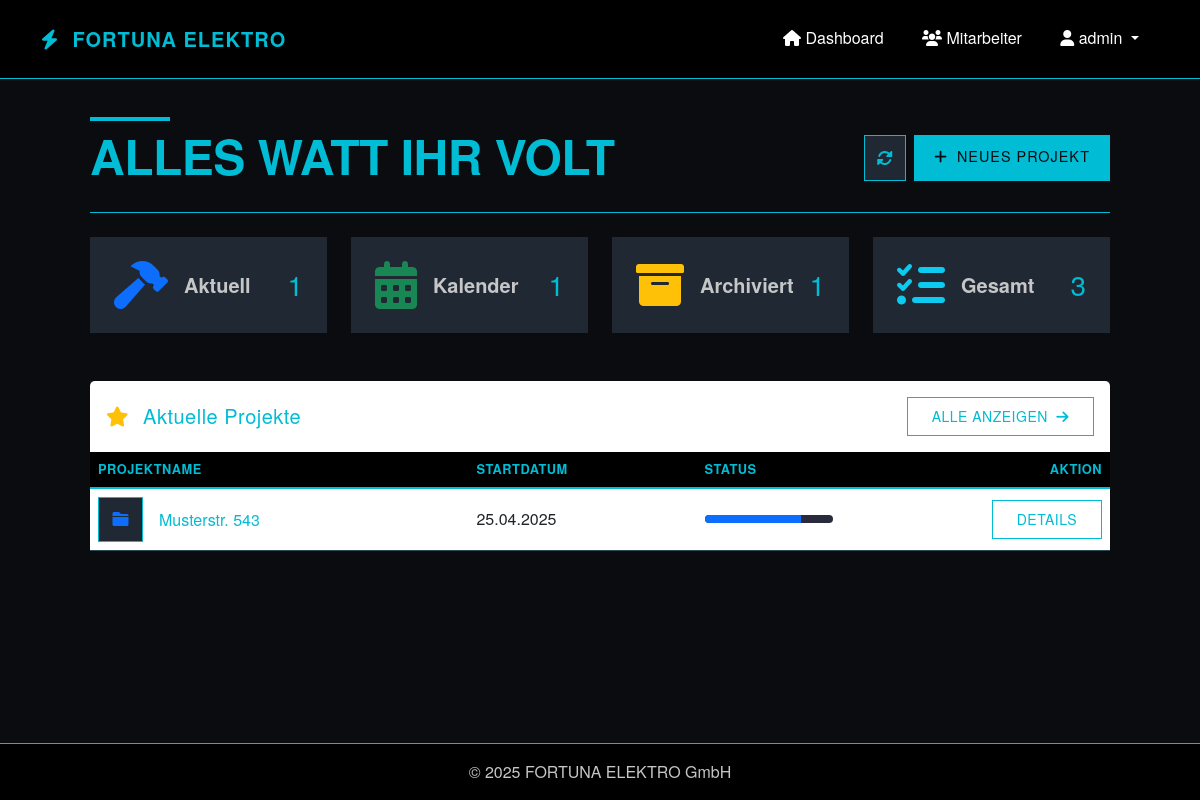
Page / (signed in) on the earlier database version.
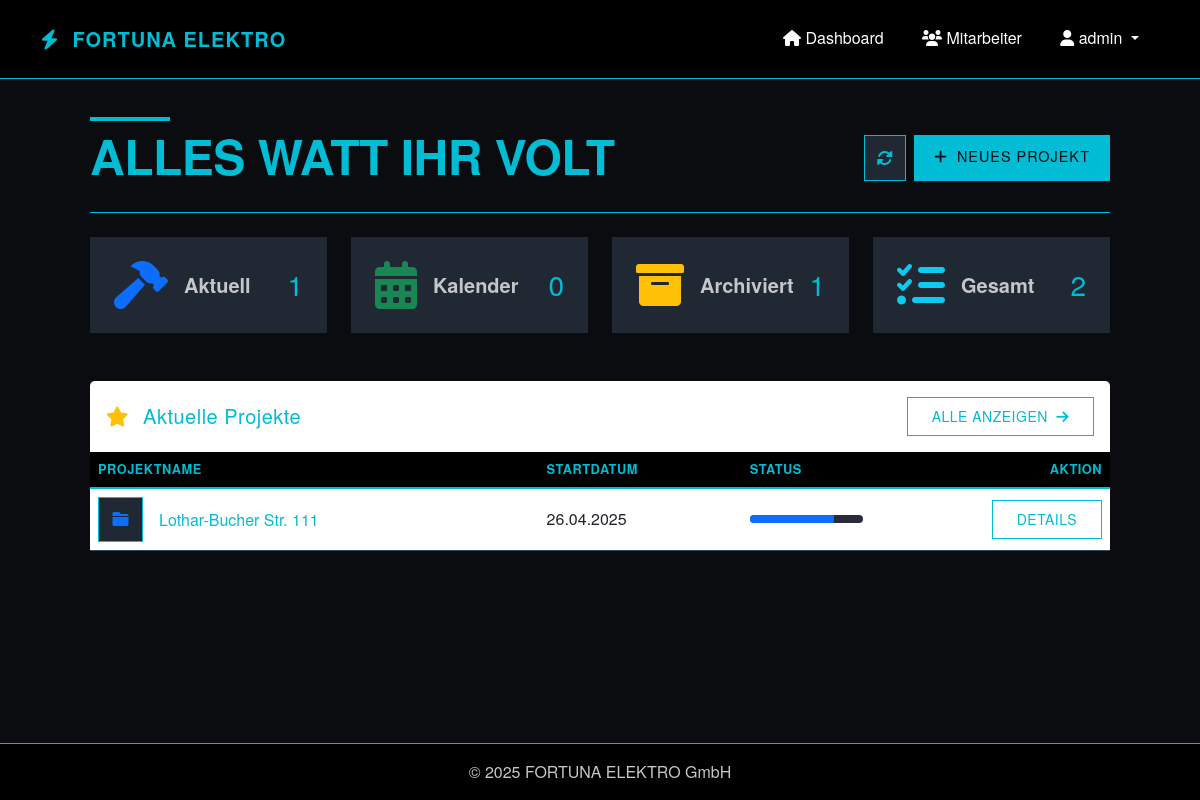
Same page on the later database version.
### app/models/user.py (models this page shows, shortened)
class User(UserMixin, db.Model):
    id = db.Column(db.Integer, primary_key=True)
    username = db.Column(db.String(64), unique=True, nullable=False)
    password_hash = db.Column(db.String(128), nullable=False)
    role = db.Column(db.String(20), nullable=False, default='installateur')  # 'admin' oder 'installateur'
    is_active = db.Column(db.Boolean, default=True)
    created_at = db.Column(db.DateTime, default=datetime.utcnow)
    projects = db.relationship('Project', backref='creator', lazy='dynamic')
    files = db.relationship('File', backref='uploader', lazy='dynamic')
    timesheets = db.relationship('Timesheet', backref='employee', lazy='dynamic')
    def is_admin(self):
        return self.role == 'admin'

### app/models/project.py (models this page shows, shortened)
class Project(db.Model):
    id = db.Column(db.Integer, primary_key=True)
    name = db.Column(db.String(128), nullable=False)  # Adresse als Projektname
    description = db.Column(db.Text)
    start_date = db.Column(db.DateTime, default=datetime.utcnow)
    end_date = db.Column(db.DateTime)
    status = db.Column(db.String(20), default='in_bearbeitung')  # 'in_bearbeitung', 'abgeschlossen', 'archiviert'
    creator_id = db.Column(db.Integer, db.ForeignKey('user.id'), nullable=False)
    files = db.relationship('File', backref='project', lazy='dynamic', cascade='all, delete-orphan')
    timesheets = db.relationship('Timesheet', backref='project', lazy='dynamic', cascade='all, delete-orphan')

### app/routes/dashboard.py (the view)
@dashboard.route('/')
@login_required
def index():
    in_progress = Project.query.filter_by(status='in_bearbeitung').order_by(Project.start_date.desc()).all()
    completed = Project.query.filter_by(status='abgeschlossen').order_by(Project.start_date.desc()).all()
    archived = Project.query.filter_by(status='archiviert').order_by(Project.start_date.desc()).all()
    return render_template(
        'dashboard/index.html',
        title='Dashboard',
        in_progress=in_progress,
        completed=completed,
        archived=archived
    )

### app/models/user.py (called while the page is built)
@login_manager.user_loader
def load_user(id):
    return User.query.get(int(id))

### app/templates/dashboard/index.html (shortened to what this page needs)
{% extends "base.html" %}
{% block content %}
<div class="container-fluid py-4">
    <div class="d-flex flex-column flex-md-row justify-content-between align-items-start align-items-md-center mb-4 gap-3">
        <div class="position-relative">
            <div class="dashboard-heading-decoration"></div>
            <h1 class="fw-bold mb-1 display-5 position-relative">Alles Watt ihr Volt</h1>
        </div>
        <div class="d-flex">
            <a href="{{ url_for('dashboard.index') }}" class="btn btn-light me-2 btn-refresh" aria-label="Aktualisieren">
                <i class="fas fa-sync-alt"></i>
            </a>
            <a href="{{ url_for('projects.new_project') }}" class="btn btn-gradient">
                <i class="fas fa-plus me-1"></i> Neues Projekt
            </a>
        </div>
    </div>
<div class="row g-4 mb-5">
    <div class="col-12 col-sm-6 col-lg-3">
        <div class="card h-100 border-0 shadow-hover stat-card custom-stat-card" data-bs-toggle="modal" data-bs-target="#projectsModal" data-tab-target="in-progress-tab">
            <div class="card-body p-4">
                <div class="d-flex align-items-center justify-content-between">
                    <div class="d-flex align-items-center gap-3">
                        <i class="fas fa-hammer fa-3x text-primary"></i>
                        <span class="text-muted fw-bold fs-5">Aktuell</span>
                    </div>
                    <h3 class="mb-0">{{ in_progress|length }}</h3>
                </div>
            </div>
        </div>
    </div>
    <div class="col-12 col-sm-6 col-lg-3">
        <div class="card h-100 border-0 shadow-hover stat-card custom-stat-card" data-bs-toggle="modal" data-bs-target="#projectsModal" data-tab-target="calendar-tab">
            <div class="card-body p-4">
                <div class="d-flex align-items-center justify-content-between">
                    <div class="d-flex align-items-center gap-3">
                        <i class="fas fa-calendar-alt fa-3x text-success"></i>
                        <span class="text-muted fw-bold fs-5">Kalender</span>
                    </div>
                    <h3 class="mb-0">{{ completed|length }}</h3>
                </div>
            </div>
        </div>
    </div>
    <div class="col-12 col-sm-6 col-lg-3">
        <div class="card h-100 border-0 shadow-hover stat-card custom-stat-card" data-bs-toggle="modal" data-bs-target="#projectsModal" data-tab-target="archived-tab">
            <div class="card-body p-4">
                <div class="d-flex align-items-center justify-content-between">
                    <div class="d-flex align-items-center gap-3">
                        <i class="fas fa-archive fa-3x text-warning"></i>
                        <span class="text-muted fw-bold fs-5">Archiviert</span>
                    </div>
                    <h3 class="mb-0">{{ archived|length }}</h3>
                </div>
            </div>
        </div>
    </div>
    <div class="col-12 col-sm-6 col-lg-3">
        <div class="card h-100 border-0 shadow-hover stat-card custom-stat-card" data-bs-toggle="modal" data-bs-target="#projectsModal" data-tab-target="all-tab">
            <div class="card-body p-4">
                <div class="d-flex align-items-center justify-content-between">
                    <div class="d-flex align-items-center gap-3">
                        <i class="fas fa-tasks fa-3x text-info"></i>
                        <span class="text-muted fw-bold fs-5">Gesamt</span>
                    </div>
                    <h3 class="mb-0">{{ (in_progress|length) + (completed|length) + (archived|length) }}</h3>
                </div>
            </div>
        </div>
    </div>
</div>
<div class="row mb-4">
    <div class="col-12">
        <div class="card border-0 shadow-hover aktuelle-projekte">
            <div class="card-header bg-white border-0 py-3">
                <div class="d-flex justify-content-between align-items-center">
                    <h5 class="mb-0"><i class="fas fa-star text-warning me-2"></i> Aktuelle Projekte</h5>
                    <button class="btn btn-sm btn-outline-primary" data-bs-toggle="modal" data-bs-target="#projectsModal">
                        Alle anzeigen <i class="fas fa-arrow-right ms-1"></i>
                    </button>
                </div>
            </div>
            <div class="card-body p-0">
                {% if in_progress %}
                    <div class="table-responsive">
                        <table class="table table-hover align-middle mb-0">
                            <thead class="table-light">
                                <tr>
                                    <th>Projektname</th>
                                    <th class="d-none d-md-table-cell">Startdatum</th>
                                    <th class="d-none d-lg-table-cell">Status</th>
                                    <th class="text-end">Aktion</th>
                                </tr>
                            </thead>
                            <tbody>
                                {% for project in in_progress[:5] %}
                                    <tr>
                                        <td>
                                            <div class="d-flex align-items-center">
                                                <div class="project-icon me-3">
                                                    <i class="fas fa-folder text-primary"></i>
                                                </div>
                                                <div>
                                                    <h6 class="mb-0">{{ project.name }}</h6>
                                                </div>
                                            </div>
                                        </td>
                                        <td class="d-none d-md-table-cell">{{ project.start_date.strftime('%d.%m.%Y') }}</td>
                                        <td class="d-none d-lg-table-cell">
                                            <div class="progress" style="height: 8px;">
                                                <div class="progress-bar bg-primary" role="progressbar" style="width: 75%"></div>
                                            </div>
                                        </td>
                                        <td class="text-end">
                                            <a href="{{ url_for('projects.view_project', project_id=project.id) }}" class="btn btn-sm btn-outline-primary">
                                                Details
                                            </a>
                                        </td>
                                    </tr>
                                {% endfor %}
                            </tbody>
                        </table>
                    </div>
                {% endif %}
            </div>
        </div>
    </div>
</div>
</div>
                        {% set all_projects = in_progress + completed + archived %}
{% endblock %}

### app/templates/base.html (shortened to what this page needs)
<!DOCTYPE html>
<html lang="de">
<head>
    <link href="https://cdn.jsdelivr.net/npm/bootstrap@5.3.0/dist/css/bootstrap.min.css" rel="stylesheet">
    <link rel="stylesheet" href="https://cdnjs.cloudflare.com/ajax/libs/font-awesome/6.0.0/css/all.min.css">
    <link rel="stylesheet" href="{{ url_for('static', filename='css/style.css') }}">
</head>
<body>
    <nav class="navbar navbar-expand-lg navbar-dark mb-4">
        <div class="container">
            <a class="navbar-brand" href="{{ url_for('dashboard.index') }}">
                <i class="fas fa-bolt"></i> FORTUNA ELEKTRO
            </a>
            <div class="collapse navbar-collapse" id="navbarNav">
                <ul class="navbar-nav ms-auto">
                    {% if current_user.is_authenticated %}
                        <li class="nav-item">
                            <a class="nav-link" href="{{ url_for('dashboard.index') }}">
                                <i class="fas fa-home"></i> Dashboard
                            </a>
                        </li>
                        {% if current_user.is_admin() %}
                            <li class="nav-item">
                                <a class="nav-link" href="{{ url_for('admin.list_users') }}">
                                    <i class="fas fa-users"></i> Mitarbeiter
                                </a>
                            </li>
                        {% endif %}
                        <li class="nav-item dropdown">
                            <a class="nav-link dropdown-toggle" href="#" role="button" data-bs-toggle="dropdown">
                                <i class="fas fa-user"></i> {{ current_user.username }}
                            </a>
                        </li>
                    {% else %}
                        <li class="nav-item">
                            <a class="nav-link" href="{{ url_for('auth.login') }}">
                                <i class="fas fa-sign-in-alt"></i> Anmelden
                            </a>
                        </li>
                    {% endif %}
                </ul>
            </div>
        </div>
    </nav>
    <div class="container mb-5">
        {% block content %}{% endblock %}
    </div>
    <footer class="footer mt-auto py-3">
        <div class="container text-center">
            <span class="text-muted">&copy; 2025 FORTUNA ELEKTRO GmbH</span>
        </div>
    </footer>
</body>
</html>

### app/templates/base.html (style rules this page uses)
:root { --primary: #0B0C10; --primary-light: #1F2833; --primary-dark: #000000; --accent: #66FCF1; --accent-light: #45A29E; --success: #45A29E; --danger: #FF3B3B; --warning: #FF8F00; --info: #66FCF1; --light-bg: #1F2833; --card-bg: #0B0C10; --text-dark: #FFFFFF; --text-muted: #C5C6C7; }
body { background-color: var(--primary); color: var(--text-dark); min-height: 100vh; display: flex; flex-direction: column; }
.navbar { background-color: var(--primary-dark) !important; border-bottom: 1px solid var(--accent); padding: 0.8rem 1rem; }
.navbar-brand { color: var(--accent) !important; font-weight: 700; letter-spacing: 1px; }
.navbar-brand i { color: var(--accent); margin-right: 8px; }
.nav-link { color: var(--text-dark) !important; position: relative; padding: 0.8rem 1.2rem !important; border-bottom: 3px solid transparent; transition: all 0.3s ease; }
.container { flex: 1; }
.footer { background-color: var(--primary-dark) !important; border-top: 1px solid var(--accent); margin-top: auto; padding: 1rem 0; }
.footer .text-muted { color: var(--text-muted) !important; }
.btn { border-radius: 0; padding: 0.5rem 1.5rem; transition: all 0.3s ease; text-transform: uppercase; letter-spacing: 0.5px; font-weight: 500; }
.card { background-color: var(--primary-light); border: 1px solid var(--accent); border-radius: 0; }
.card-header { background-color: rgba(102, 252, 241, 0.1); border-bottom: 1px solid var(--accent); font-weight: 600; letter-spacing: 0.5px; color: var(--accent); }
.table { color: var(--text-dark); }
.table thead th { background-color: var(--primary-dark); color: var(--accent); border-bottom: 2px solid var(--accent); text-transform: uppercase; letter-spacing: 0.5px; font-size: 0.9rem; font-weight: 600; }
.table tbody tr { border-bottom: 1px solid rgba(102, 252, 241, 0.2); }

Differences in the rows shown:
removed Project: name "Musterstr. 543", start_date "25.04.2025"
now on this page (row edited): Project: name "Lothar-Bucher Str. 111", start_date "26.04.2025"
Other differences:
{{ completed|length }}: "1" → "0"
{{ (in_progress|length) + (completed|length) + (archived|length) }}: "3" → "2"
